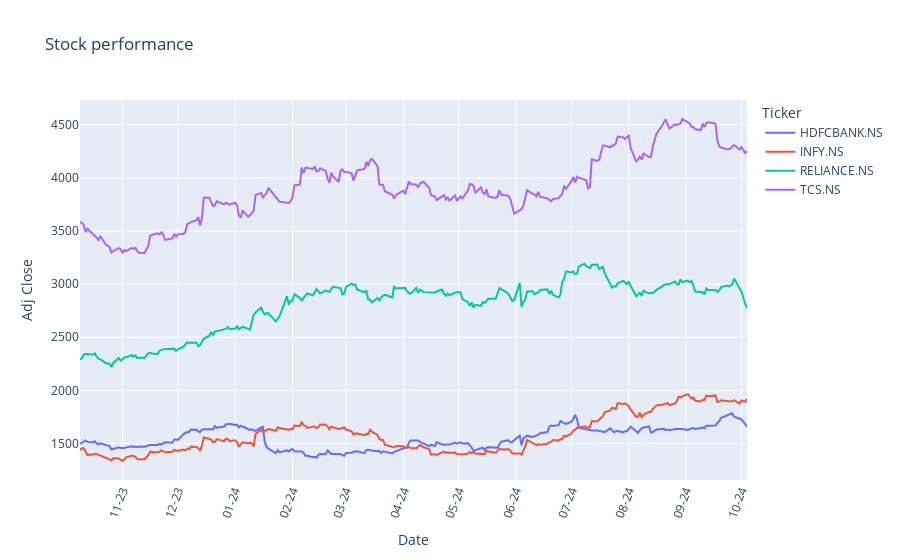

Notebook cell for this chart:
### Code cell
data = data_pivoted[['Date', 'Ticker','Adj Close']]
fig = px.line(data,
        x = 'Date', 
        y = 'Adj Close', 
        color = 'Ticker',
        title = 'Stock performance')

fig.update_xaxes(tickformat='%m-%y',
                dtick="M1", 
                tickangle=-70)

fig.show()

### Figure 1 — Plotly figure (JSON) as saved in the notebook; plotly's stock layout.template omitted (floating-point values rounded to 4 significant figures; data arrays with more than 128 entries replaced by an {"elided": "..."} marker saying what was removed)
{"data": [{"hovertemplate": "Ticker=HDFCBANK.NS<br>Date=%{x}<br>Adj Close=%{y}<extra></extra>", "legendgroup": "HDFCBANK.NS", "line": {"color": "#636efa", "dash": "solid"}, "marker": {"symbol": "circle"}, "mode": "lines", "name": "HDFCBANK.NS", "orientation": "v", "showlegend": true, "type": "scatter", "x": {"elided": "243 str values"}, "xaxis": "x", "y": {"elided": "243 float values"}, "yaxis": "y"}, {"hovertemplate": "Ticker=INFY.NS<br>Date=%{x}<br>Adj Close=%{y}<extra></extra>", "legendgroup": "INFY.NS", "line": {"color": "#EF553B", "dash": "solid"}, "marker": {"symbol": "circle"}, "mode": "lines", "name": "INFY.NS", "orientation": "v", "showlegend": true, "type": "scatter", "x": {"elided": "243 str values"}, "xaxis": "x", "y": {"elided": "243 float values"}, "yaxis": "y"}, {"hovertemplate": "Ticker=RELIANCE.NS<br>Date=%{x}<br>Adj Close=%{y}<extra></extra>", "legendgroup": "RELIANCE.NS", "line": {"color": "#00cc96", "dash": "solid"}, "marker": {"symbol": "circle"}, "mode": "lines", "name": "RELIANCE.NS", "orientation": "v", "showlegend": true, "type": "scatter", "x": {"elided": "243 str values"}, "xaxis": "x", "y": {"elided": "243 float values"}, "yaxis": "y"}, {"hovertemplate": "Ticker=TCS.NS<br>Date=%{x}<br>Adj Close=%{y}<extra></extra>", "legendgroup": "TCS.NS", "line": {"color": "#ab63fa", "dash": "solid"}, "marker": {"symbol": "circle"}, "mode": "lines", "name": "TCS.NS", "orientation": "v", "showlegend": true, "type": "scatter", "x": {"elided": "243 str values"}, "xaxis": "x", "y": {"elided": "243 float values"}, "yaxis": "y"}], "layout": {"legend": {"title": {"text": "Ticker"}, "tracegroupgap": 0}, "title": {"text": "Stock performance"}, "xaxis": {"anchor": "y", "domain": [0, 1], "dtick": "M1", "tickangle": -70, "tickformat": "%m-%y", "title": {"text": "Date"}}, "yaxis": {"anchor": "x", "domain": [0, 1], "title": {"text": "Adj Close"}}}}
